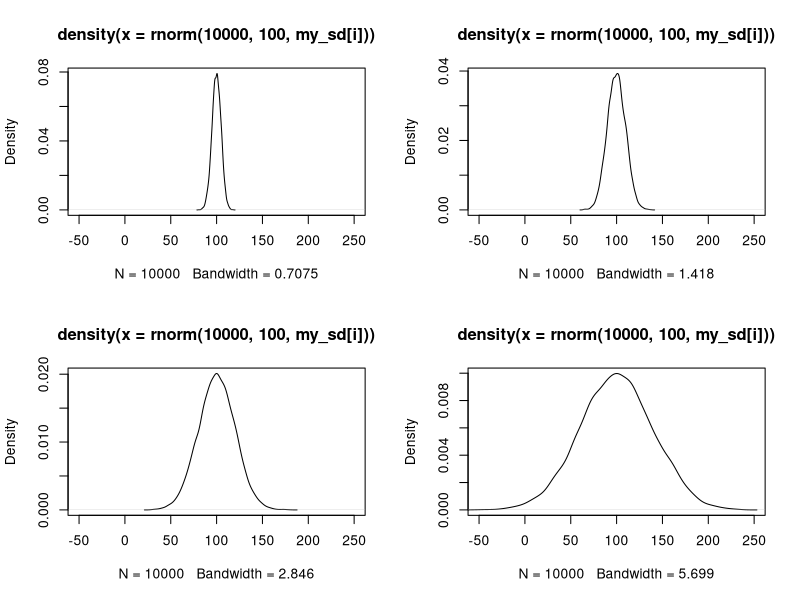
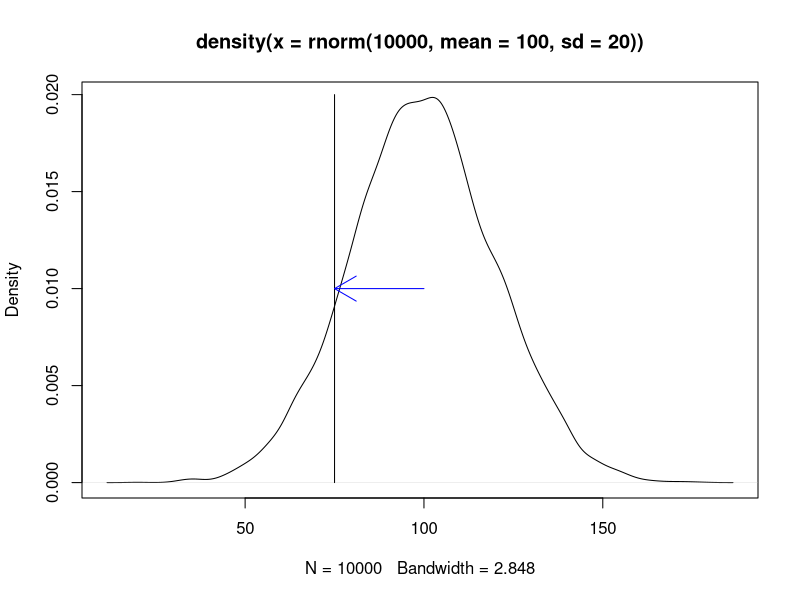
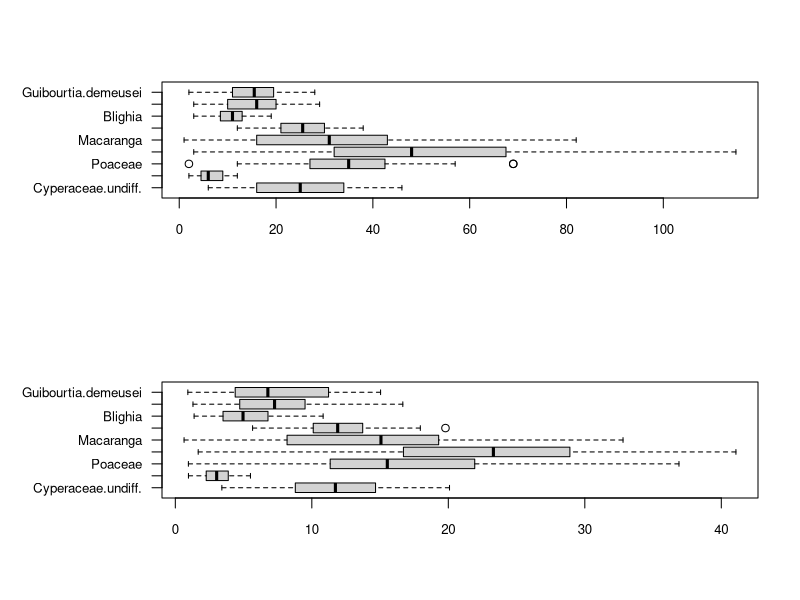
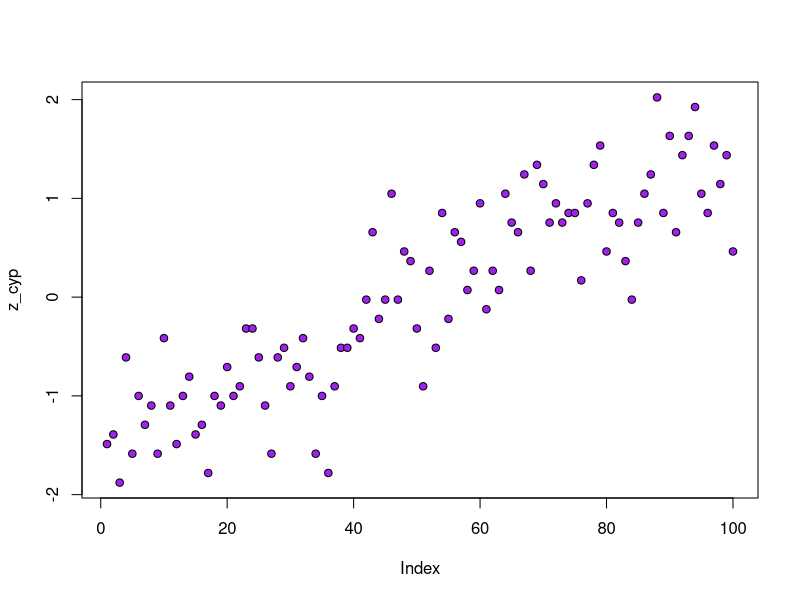
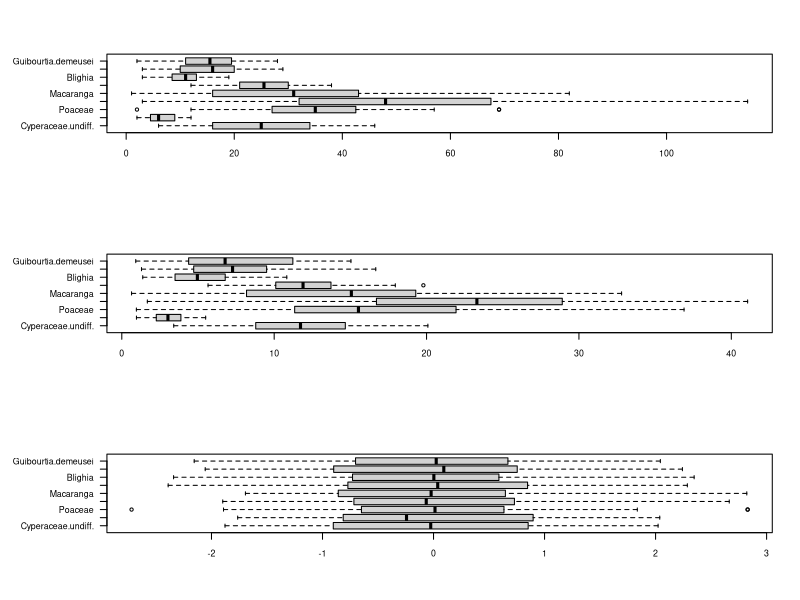
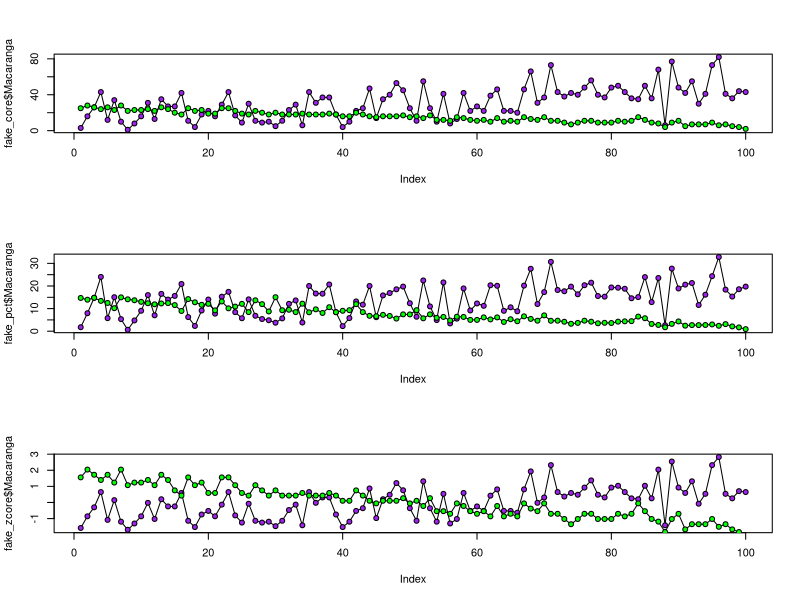
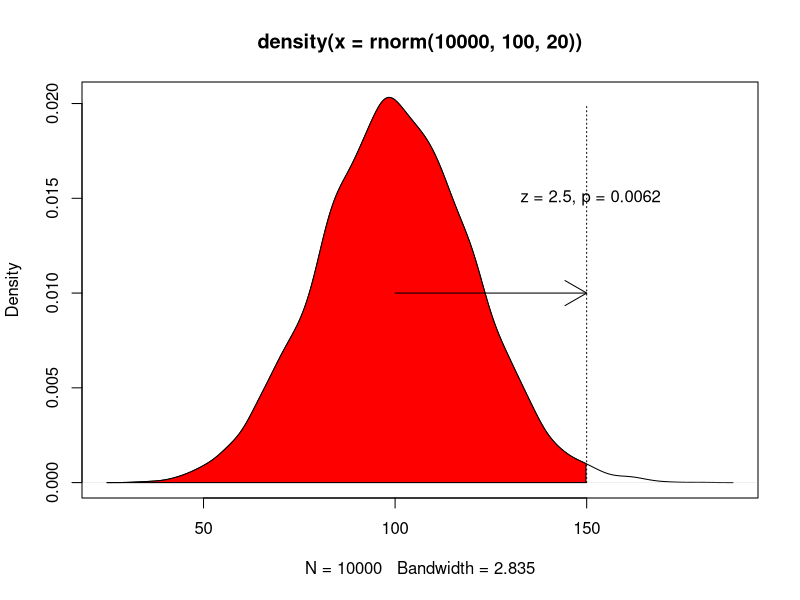
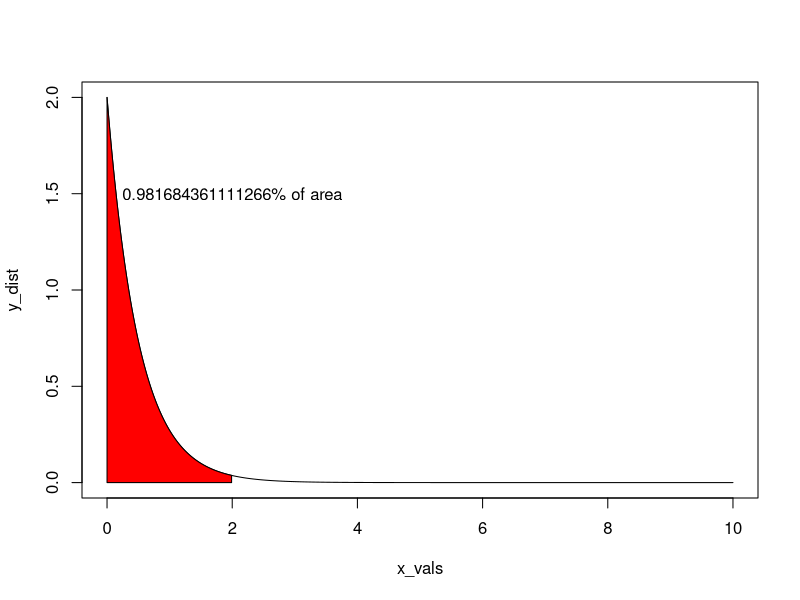

Here is the R script that generated these plots, in order:
## ---- chunk 1
knitr::opts_chunk$set(echo = TRUE)
## ---- chunk 2

par(mfrow = c(2, 2))

my_sd = c(5, 10, 20, 40)

for(i in 1:length(my_sd)){
  plot(density(rnorm(10000, 100, my_sd[i])), xlim = c(-50, 250))
}

par(mfrow = c(1, 1))

## ---- chunk 3

plot(density(rnorm(10000, mean = 100, sd = 20)))

lines(c(rep(75,2)), c(0,0.02))

arrows(100, 0.010, 75, 0.010, col = "blue")

#express as standard deviation units, or z-score. We can check this against a table to get proportion above/below this value.

(75 - 100)/20

pnorm(75, 100, 20) #We use pnrom() to give us the area under the curve beyond this value.

## ---- chunk 4

fake_core = read.csv("data/Fake_core.csv", header = TRUE, row.names = "depth")

fake_sums = apply(fake_core, 1, sum)

fake_pct = (fake_core/fake_sums)*100

## ---- chunk 5

par(mfrow = c(2,1), mar = c(5, 8, 4, 2) + 0.1)

boxplot(fake_core, horizontal = TRUE, las = 1, cex.axis = 0.8)

boxplot(fake_pct, horizontal = TRUE, las = 1, cex.axis = 0.8)

par(mfrow = c(1,1), mar = c(5, 4, 4, 2) + 0.1)

## ---- chunk 6

z_cyp = (fake_core$Cyperaceae.undiff. - mean(fake_core$Cyperaceae.undiff.))/sd(fake_core$Cyperaceae.undiff.)

plot(z_cyp, pch = 21, bg = "purple")

## ---- chunk 7

zscore <- function(x){
  mew = mean(x)
  std = sd(x)
  z = (x-mew)/std
}

fake_zcore <- apply(fake_core, 2, zscore)
fake_zcore <- as.data.frame(fake_zcore)

par(mfrow = c(3,1), mar = c(5, 8, 4, 2) + 0.1)

boxplot(fake_core, horizontal = TRUE, las = 1, cex.axis = 0.8)

boxplot(fake_pct, horizontal = TRUE, las = 1, cex.axis = 0.8)

boxplot(fake_zcore, horizontal = TRUE, las = 1, cex.axis = 0.8)

par(mfrow = c(1,1), mar = c(5, 4, 4, 2) + 0.1)

## ---- chunk 8

par(mfrow = c(3,1))

plot(fake_core$Macaranga, type = "o", pch = 21, bg = "purple")
points(fake_core$Guibourtia.demeusei, type = "o", pch = 21, bg = "green")

plot(fake_pct$Macaranga, type = "o", pch = 21, bg = "purple")
points(fake_pct$Guibourtia.demeusei, type = "o", pch = 21, bg = "green")

plot(fake_zcore$Macaranga, type = "o", pch = 21, bg = "purple")
points(fake_zcore$Guibourtia.demeusei, type = "o", pch = 21, bg = "green")

par(mfrow = c(1,1))

## ---- chunk 9

pop_dist = density(rnorm(10000, 100, 20))

plot(pop_dist)

pnorm(150, 100, 20)

norm_area = function(dist, value, col = "gray"){
  yt = dist$y[dist$x < value]
  yb = rep(0, length(yt))
  
  x = dist$x[dist$x < value]
  
  
  polygon(c(x, rev(x)), c(yt,yb), col = col)
}

norm_area(pop_dist, 150, col = "red")

arrows(100, 0.010, 150, 0.010)
lines(c(150,150), c(0,0.020), lty = 3)
text(151, 0.015, "z = 2.5, p = 0.0062")

## ---- chunk 10

x_vals = seq(0, 10, 0.01)
y_dist = dexp(x_vals, 2)

plot(x_vals, y_dist, "l")

x_rnge = x_vals[x_vals < 2]
y_rnge = y_dist[x_vals < 2]

polygon(c(x_rnge, rev(x_rnge)), c(y_rnge,rep(0, length(y_rnge))), col = "red")
text(2, 1.5, paste0(pexp(2, 2),"% of area"))


## ---- chunk 11

my_log <- rlogis(1000)
my_exp <- rexp(1000)
my_nrm <- rnorm(1000)
my_skw <- rbeta(1000, 10, 2)

my_dist <- data.frame(log = my_log, my_exp, my_nrm, my_skw)


prob_dist <- data.frame(log = abs(my_log)/max(abs(my_log)), #We take absolute value and divide by max
                        exponential = my_exp/max(my_exp), #We divide by the max value
                        normal =  (my_nrm + abs(min(my_nrm)))/(max(my_nrm + abs(min(my_nrm)))),  #Add the minimum (to get to 0), then divide by the new maximum.
                        right_skew = my_skw) #Beta-generated distributions are prob. distributions!

my_log <- rlogis(1000)
my_exp <- rexp(1000)
my_nrm <- rnorm(1000)
my_skw <- rbeta(1000, 10, 2)

my_dist <- data.frame(log = my_log, my_exp, my_nrm, my_skw)


sample_size = c(5, 10, 20, 40, 80)
times = 10000

parent_pop = prob_dist$normal
parent_dns = density(parent_pop)

plot(parent_dns$x, parent_dns$y/max(parent_dns$y), type = "l", ylim = c(0,1.3))
#legend(575, 0.8, c("parent distribution", sample_size), lty = c(1, 1:length(sample_size)), col = c("black",rep("red", length())))
lines(c(rep(mean(parent_pop),2)),c(0,1),col = "red")
lines(c(rep(median(parent_pop),2)),c(0,1),col = "blue")

for(i in 1:length(sample_size)){
  
  dist_mean = vector("numeric", length = times)
  dist_medi = vector("numeric", length = times)
  
  for(j in 1:times){
    dist_mean[j] = mean(sample(parent_pop, sample_size[i], replace = TRUE))
    dist_medi[j] = median(sample(parent_pop, sample_size[i], replace = TRUE))
  }
  
  dens_mean = density(dist_mean)
  dens_medi = density(dist_medi)
  lines(dens_medi$x, dens_medi$y/max(dens_medi$y), col = "blue", lty =i)
  lines(dens_mean$x, dens_mean$y/max(dens_mean$y), col = "red", lty = i)
  
}

## ---- chunk 12

par(mfrow = c(2,2))

sample_size = c(5, 10, 20, 40, 80)
times = 10000

parent_pop = rnorm(10000, mean = 450, sd = 50)
parent_dns = density(parent_pop)

plot(parent_dns$x, parent_dns$y/max(parent_dns$y), type = "l", ylim = c(0,1.3))
#legend(575, 0.8, c("parent distribution", sample_size), lty = c(1, 1:length(sample_size)), col = c("black",rep("red", length())))
lines(c(rep(mean(parent_pop),2)),c(0,1),col = "red")
lines(c(rep(median(parent_pop),2)),c(0,1),col = "blue")

for(i in 1:length(sample_size)){
  
  dist_mean = vector("numeric", length = times)
  dist_medi = vector("numeric", length = times)
  
  for(j in 1:times){
    dist_mean[j] = mean(sample(parent_pop, sample_size[i], replace = TRUE))
    dist_medi[j] = median(sample(parent_pop, sample_size[i], replace = TRUE))
  }
  
  dens_mean = density(dist_mean)
  dens_medi = density(dist_medi)
  lines(dens_medi$x, dens_medi$y/max(dens_medi$y), col = "blue", lty =i)
  lines(dens_mean$x, dens_mean$y/max(dens_mean$y), col = "red", lty = i)
  
}

#The larger the sample we take, the narrower the standard error. 

#This can be done for a skewed distribution also

sample_size = c(5, 10, 20, 40, 80)
times = 10000

parent_pop = prob_dist$right_skew
parent_dns = density(parent_pop)

plot(parent_dns$x, parent_dns$y/max(parent_dns$y), type = "l", ylim = c(0,1.3))
#legend(575, 0.8, c("parent distribution", sample_size), lty = c(1, 1:length(sample_size)), col = c("black",rep("red", length())))
lines(c(rep(mean(parent_pop),2)),c(0,1),col = "red")
lines(c(rep(median(parent_pop),2)),c(0,1),col = "blue")

for(i in 1:length(sample_size)){
  
  dist_mean = vector("numeric", length = times)
  dist_medi = vector("numeric", length = times)
  
  for(j in 1:times){
    dist_mean[j] = mean(sample(parent_pop, sample_size[i], replace = TRUE))
    dist_medi[j] = median(sample(parent_pop, sample_size[i], replace = TRUE))
  }
  
  dens_mean = density(dist_mean)
  dens_medi = density(dist_medi)
  lines(dens_medi$x, dens_medi$y/max(dens_medi$y), col = "blue", lty =i)
  lines(dens_mean$x, dens_mean$y/max(dens_mean$y), col = "red", lty = i)
  
}

#Also for exponential

sample_size = c(5, 10, 20, 40, 80)
times = 10000

parent_pop = prob_dist$exponential
parent_dns = density(parent_pop)

plot(parent_dns$x, parent_dns$y/max(parent_dns$y), type = "l", ylim = c(0,1.3))
#legend(575, 0.8, c("parent distribution", sample_size), lty = c(1, 1:length(sample_size)), col = c("black",rep("red", length())))
lines(c(rep(mean(parent_pop),2)),c(0,1),col = "red")
lines(c(rep(median(parent_pop),2)),c(0,1),col = "blue")

for(i in 1:length(sample_size)){
  
  dist_mean = vector("numeric", length = times)
  dist_medi = vector("numeric", length = times)
  
  for(j in 1:times){
    dist_mean[j] = mean(sample(parent_pop, sample_size[i], replace = TRUE))
    dist_medi[j] = median(sample(parent_pop, sample_size[i], replace = TRUE))
  }
  
  dens_mean = density(dist_mean)
  dens_medi = density(dist_medi)
  lines(dens_medi$x, dens_medi$y/max(dens_medi$y), col = "blue", lty =i)
  lines(dens_mean$x, dens_mean$y/max(dens_mean$y), col = "red", lty = i)
  
}

plot(0,0, pch = NA, ann = FALSE, axes = FALSE, xlim = c(0,10), ylim = c(0,10))
legend(1,10,
       c("parent distribution", rep(sample_size,2)), 
       lty = c(1, rep(1:length(sample_size),2)), 
       col = c("black", rep("red", length(sample_size)), rep("blue", length(sample_size))),
       cex = 0.8)

par(mfrow = c(1,1))

